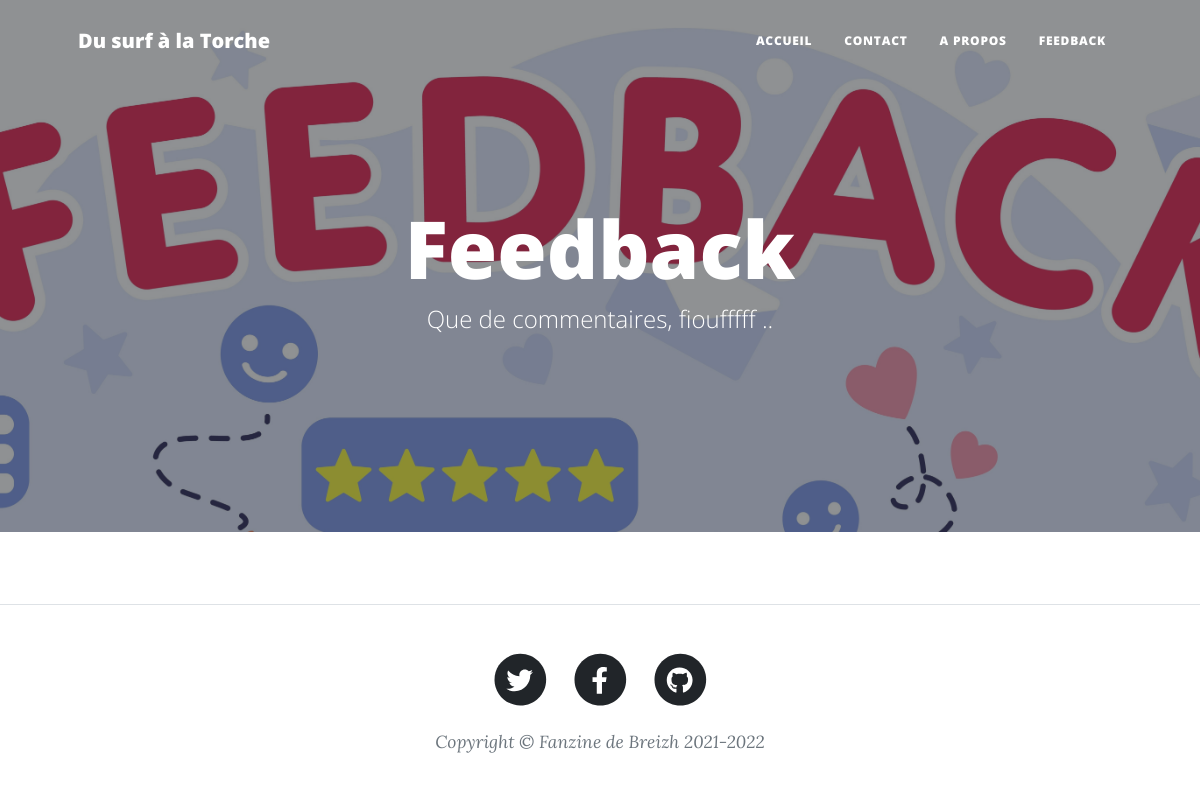
The app's page /feedback.php, older data.
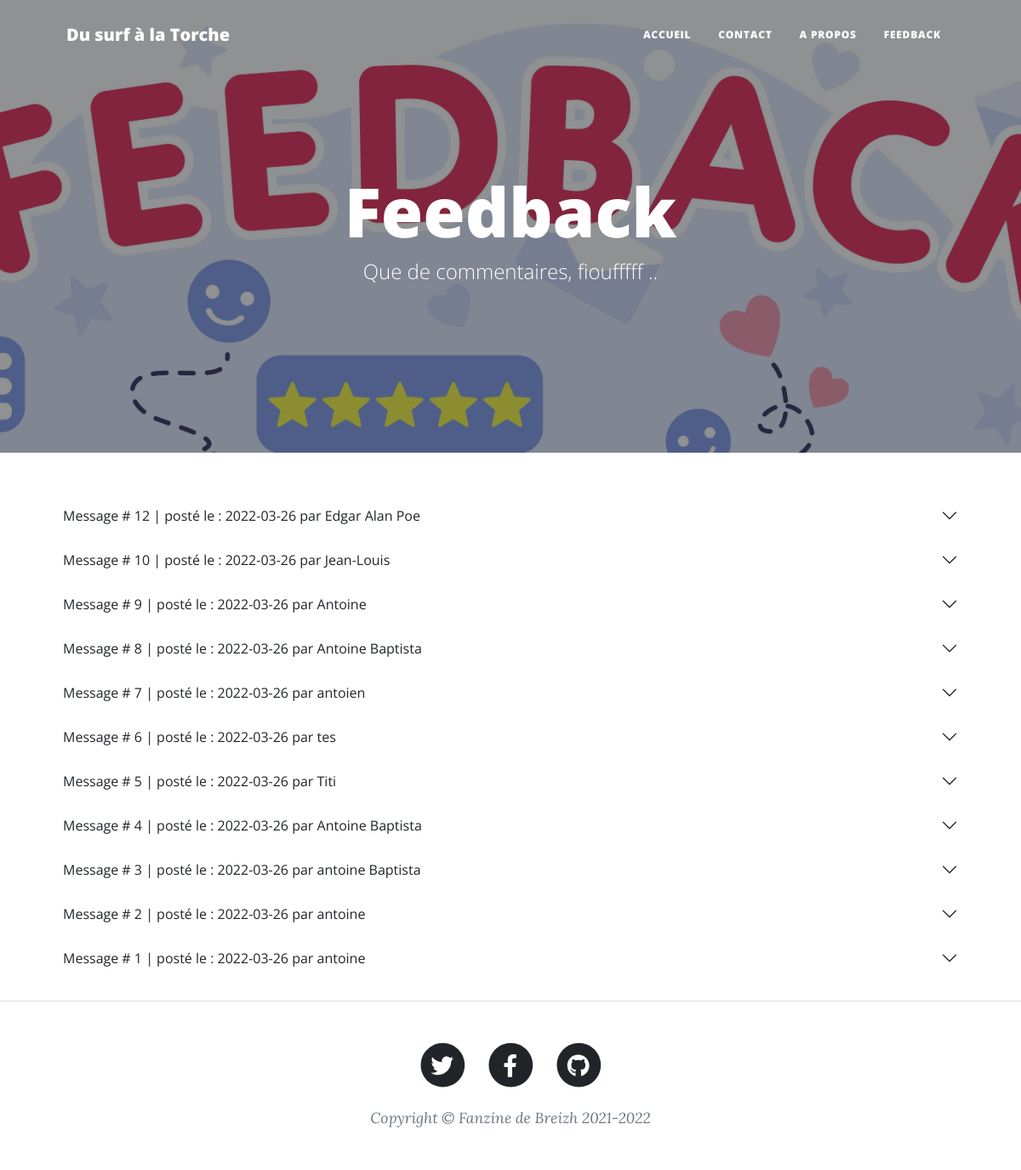
The same page, newer data.
### tables this page shows
CREATE TABLE `blog_contacts` (
  `contact_ID` int(11) NOT NULL,
  `contact_date` date NOT NULL DEFAULT current_timestamp(),
  `contact_name` varchar(25) NOT NULL,
  `contact_email` varchar(100) NOT NULL,
  `contact_phone` varchar(25) NOT NULL,
  `contact_message` text NOT NULL
);

### feedback.php (called while the page is built)
<?php
        include("model/feedback.model.php");
        include("view/feedback.view.php");

### model/feedback.model.php (called while the page is built, shortened)
<?php
include("model/pdo.inc.php");
	try {
		$query = "SELECT *
		FROM blog_contacts
		ORDER BY contact_ID DESC";
		$req = $pdo->query($query);
        $data = $req->fetchAll();
	}
	catch ( Exception $e ) {
		die("Erreur MySQL : " . $e->getMessage());
	}
$bg = "assets/img/feedback2-bg.jpg";
$header_title="Feedback";
$header_subtitle="Que de commentaires, fioufffff ..";

### view/feedback.view.php (the view, shortened to what this page needs)
<?php include("view/layout/nav.inc.php"); ?>
<?php include("view/layout/header.inc.php"); ?>
<main class="mb-4">
    <div class="container px-4 px-lg-12">
        <div class="row gx-4 gx-lg-12 justify-content-between">
            <div class="col-md-10 col-lg-12 col-xl-12">
                    <?php foreach ($data as $onedata) {?>
                        <div class="accordion accordion-flush" id="accordionFlushExample">
                            <div class="accordion-item">
                                <h2 class="accordion-header" id="flush-heading<?= $onedata["contact_ID"] ?>">
                                <button class="accordion-button collapsed" type="button" data-bs-toggle="collapse" data-bs-target="#flush-collapse<?= $onedata["contact_ID"] ?>" aria-expanded="false" aria-controls="flush-collapse<?= $onedata["contact_ID"] ?>">
                                    Message # <?= $onedata["contact_ID"] ?> | posté le : <?= $onedata["contact_date"] ?> par <?= $onedata["contact_name"] ?>
                                </button>
                                </h2>
                            </div>
                        </div>
                    <?php } ?>
            </div>
        </div>
    </div>
</main>
<?php include("view/layout/footer.inc.php"); ?>

### view/layout/nav.inc.php (shortened to what this page needs)
<!DOCTYPE html>
<html lang="fr">
    <head>
        <link href="css/styles.css" rel="stylesheet" />
    </head>
    <body>
    <nav class="navbar navbar-expand-lg navbar-light" id="mainNav">
        <div class="container px-4 px-lg-5">
            <a class="navbar-brand" href="index.php">Du surf à la Torche</a>
            <div class="collapse navbar-collapse" id="navbarResponsive">
                <ul class="navbar-nav ms-auto py-4 py-lg-0">
                    <li class="nav-item"><a class="nav-link px-lg-3 py-3 py-lg-4" href="index.php">Accueil</a></li>
                    <li class="nav-item"><a class="nav-link px-lg-3 py-3 py-lg-4" href="contact.php">Contact</a></li>
                    <li class="nav-item"><a class="nav-link px-lg-3 py-3 py-lg-4" href="about.php">A propos</a></li>
                    <li class="nav-item"><a class="nav-link px-lg-3 py-3 py-lg-4" href="feedback.php">Feedback</a></li>
                </ul>
            </div>
        </div>
    </nav>

### view/layout/header.inc.php
<header class="masthead" style="background-image: url('<?= $bg ?>')">
            <div class="container position-relative px-4 px-lg-5">
                <div class="row gx-4 gx-lg-5 justify-content-center">
                    <div class="col-md-10 col-lg-8 col-xl-7">
                        <div class="site-heading">
                            <h1><?= $header_title ?></h1>
                            <span class="subheading"><?= $header_subtitle ?></span>
                        </div>
                    </div>
                </div>
            </div>
</header>

### view/layout/footer.inc.php (shortened to what this page needs)
        <footer class="border-top">
            <div class="container px-4 px-lg-5">
                <div class="row gx-4 gx-lg-5 justify-content-center">
                    <div class="col-md-10 col-lg-8 col-xl-7">
                        <ul class="list-inline text-center">
                            <li class="list-inline-item">
                                <a href="#!">
                                    <span class="fa-stack fa-lg">
                                        <i class="fas fa-circle fa-stack-2x"></i>
                                        <i class="fab fa-twitter fa-stack-1x fa-inverse"></i>
                                    </span>
                                </a>
                            </li>
                            <li class="list-inline-item">
                                <a href="#!">
                                    <span class="fa-stack fa-lg">
                                        <i class="fas fa-circle fa-stack-2x"></i>
                                        <i class="fab fa-facebook-f fa-stack-1x fa-inverse"></i>
                                    </span>
                                </a>
                            </li>
                            <li class="list-inline-item">
                                <a href="#!">
                                    <span class="fa-stack fa-lg">
                                        <i class="fas fa-circle fa-stack-2x"></i>
                                        <i class="fab fa-github fa-stack-1x fa-inverse"></i>
                                    </span>
                                </a>
                            </li>
                        </ul>
                        <div class="small text-center text-muted fst-italic">Copyright &copy; Fanzine de Breizh 2021-2022</div>
                    </div>
                </div>
            </div>
        </footer>
        </body>
</html>

Row changes from the older to the newer data that the page shows:
added blog_contacts: contact_ID "12", contact_date "2022-03-26", contact_name "Edgar Alan Poe"
added blog_contacts: contact_ID "10", contact_date "2022-03-26", contact_name "Jean-Louis"
added blog_contacts: contact_ID "9", contact_date "2022-03-26", contact_name "Antoine"
added blog_contacts: contact_ID "8", contact_date "2022-03-26", contact_name "Antoine Baptista"
added blog_contacts: contact_ID "7", contact_date "2022-03-26", contact_name "antoien"
added blog_contacts: contact_ID "6", contact_date "2022-03-26", contact_name "tes"
added blog_contacts: contact_ID "5", contact_date "2022-03-26", contact_name "Titi"
added blog_contacts: contact_ID "4", contact_date "2022-03-26", contact_name "Antoine Baptista"
added blog_contacts: contact_ID "3", contact_date "2022-03-26", contact_name "antoine Baptista"
added blog_contacts: contact_ID "2", contact_date "2022-03-26", contact_name "antoine"
added blog_contacts: contact_ID "1", contact_date "2022-03-26", contact_name "antoine"
